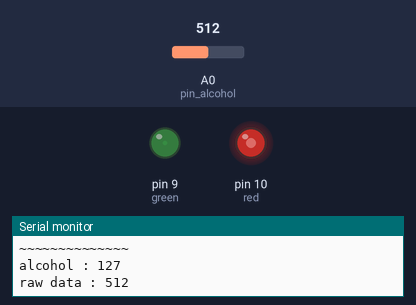
This sketch was run on a simulated Arduino Uno, built with avr-gcc and run on an emulated ATmega328P. On the bench: output pins drawn as LEDs (lit = HIGH), the last lines printed to the serial monitor. The inputs (shaded band) are chosen by the test bench; at power-on: A0 (pin_alcohol) = 512.

Above: at 1.3 s.
1.4 s: A0 (pin_alcohol) set to 490
At 2.3 s:
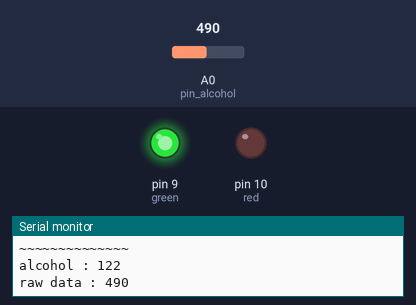
3.0 s: A0 (pin_alcohol) set to 716
At 3.6 s:
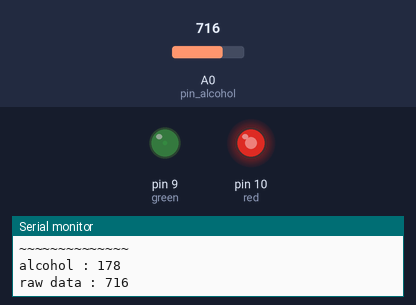
4.5 s: A0 (pin_alcohol) set to 900
At 4.8 s:
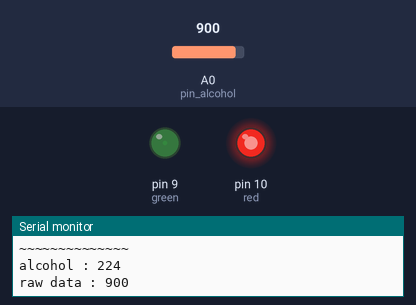
6.0 s: A0 (pin_alcohol) set to 1023
At 7.2 s:
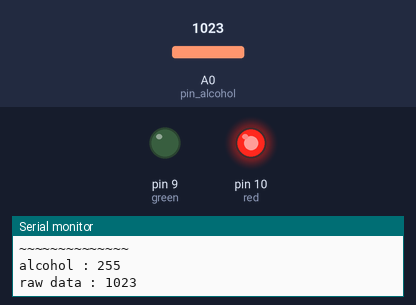
7.5 s: A0 (pin_alcohol) set to 511
At 8.5 s:
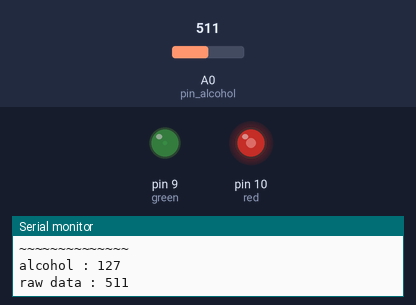
9.0 s: A0 (pin_alcohol) set to 306
At 9.7 s:
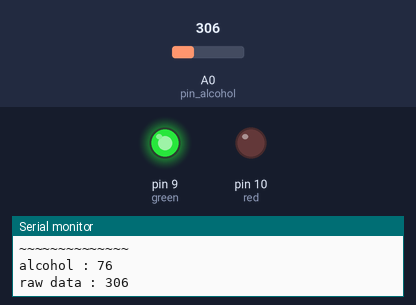
Timing chart, 0 to 11.5 s (numbered marks = the images above; inputs shaded):
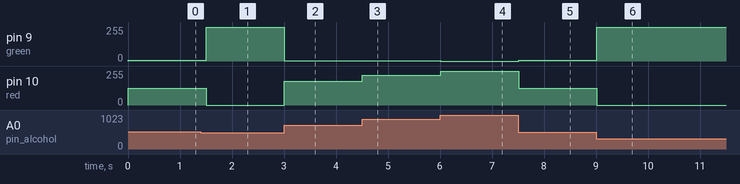

The sketch:

alcohol_sensor.ino
```cpp
int red = 10;
int green = 9;
int pin_alcohol = A0;
void setup() {
  // put your setup code here, to run once:
  pinMode(red,OUTPUT);
  pinMode(green,OUTPUT);
  Serial.begin(9600);
}

void loop() {
  // put your main code here, to run repeatedly:
  int alcohol = analogRead(pin_alcohol);
  int result = map(alcohol,0,1023,0,255);

  if(alcohol <=500){
    analogWrite(green,255);
    analogWrite(red,0);
    }else{
      analogWrite(green,(255-result)/20);
      analogWrite(red,result);
    }

    Serial.println("~~~~~~~~~~~~~~");
    Serial.print("alcohol : ");
  Serial.println(result);
  Serial.print("raw data : ");
  Serial.println(alcohol);
  delay(500);
}
```

Measured:
- after the input at 1.4 s, pin 9 (green): 6/255 → 255/255 after 0.10 s; pin 10 (red): 127/255 → 0/255 after 0.10 s
- after the input at 3.0 s, pin 9 (green): 255/255 → 3/255 at once; pin 10 (red): 0/255 → 178/255 at once
- after the input at 4.5 s, pin 9 (green): 3/255 → 1/255 at once; pin 10 (red): 178/255 → 224/255 at once
- after the input at 6.0 s, pin 9 (green): 1/255 → 0/255 at once; pin 10 (red): 224/255 → 255/255 at once
- after the input at 7.5 s, pin 9 (green): 0/255 → 6/255 at once; pin 10 (red): 255/255 → 127/255 at once
- after the input at 9.0 s, pin 9 (green): 6/255 → 255/255 at once; pin 10 (red): 127/255 → 0/255 at once
